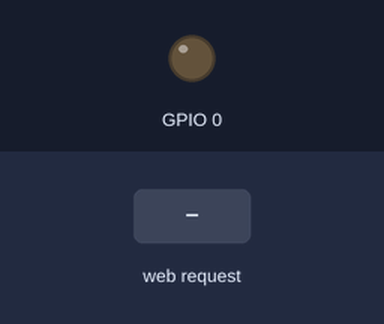
A sketch run on a simulated ESP8266 (NodeMCU). On the bench: output pins drawn as LEDs (lit = HIGH). Inputs (shaded band) come from the test bench. WiFi joins after 1.5 s; servers stay silent unless stated; what the sketch prints to the serial monitor is not drawn.

Above: at 2.7 s.
2.8 s: HTTP request GET /rele_on received
At 3.6 s:
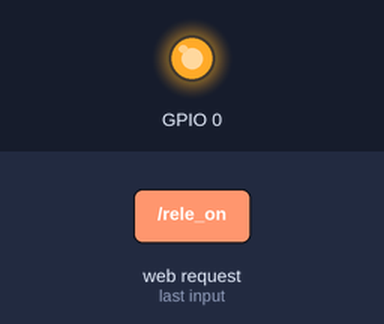
4.3 s: HTTP request GET /rele_off received
At 4.8 s:
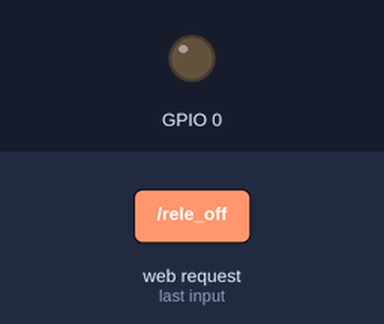
Timing chart, 0 to 7.3 s (numbered marks = the images above; inputs shaded):
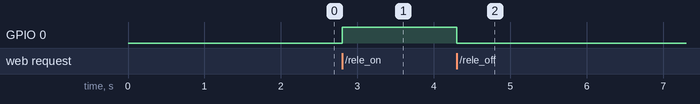

The sketch:

testeMinatel.ino
```cpp
#include <ESP8266WebServer.h>


//Inicializacao so servidor http na porta 80
WiFiServer server(80);
//Status da GPIO
uint8_t status_gpio = 0;

void setup() {

    //Configura a serial
    Serial.begin(115200);
    initWifi();
    //Configura a GPIO como saida
    pinMode(0, OUTPUT);
    //Coloca a GPIO em sinal logico baixo
    digitalWrite(0, LOW);

    //Define o auto connect e o SSID do modo AP
    //Log na serial se conectar
    Serial.println("Conectado");
    //Inicia o webserver de controle da GPIO
    server.begin();
}


void loop() {

  //Aguarda uma nova conexao
  WiFiClient client = server.available();
  if (!client) {
    return;
  }

  Serial.println("Nova conexao requisitada...");

  while(!client.available()){
    delay(1);
  }

  Serial.println("Nova conexao OK...");

  //Le a string enviada pelo cliente
  String req = client.readStringUntil('\r');
  //Mostra a string enviada
  Serial.println(req);
  //Limpa dados/buffer
  client.flush();

  //Trata a string do cliente em busca de comandos
  if (req.indexOf("rele_on") != -1){
    digitalWrite(0, HIGH);
    status_gpio = HIGH;
  } else if (req.indexOf("rele_off") != -1) {
    digitalWrite(0, LOW);
    status_gpio = LOW;
  }
  else {
    Serial.println("Requisicao invalida");
  }

  //Prepara a resposta para o cliente
  String buf = "";
  buf += "HTTP/1.1 200 OK\r\nContent-Type: text/html\r\n\r\n<!DOCTYPE HTML>\r\n";
  buf += "<html lang=\"en\"><head><meta http-equiv=\"refresh\" name=\"viewport\" content=\"10, width=device-width, initial-scale=1, user-scalable=no\"/>\r\n";
  buf += "<title>WebServer ESP8266</title>";
  buf += "<style>.c{text-align: center;} div,input{padding:5px;font-size:1em;} input{width:80%;} body{text-align: center;font-family:verdana;} button{border:0;border-radius:0.3rem;background-color:#1fa3ec;color:#fff;line-height:2.4rem;font-size:1.2rem;width:100%;} .q{float: right;width: 64px;text-align: right;}</style>";
  buf += "</head>";
  buf += "<h3> ESP8266 Web Server</h3>";

  //De acordo com o status da GPIO envia o comando
  if(status_gpio)
    buf += "<div><h4>Lampada</h4><a href=\"?function=rele_off\"><button>Desligar</button></a></div>";
  else
    buf += "<div><h4>Lampada</h4><a href=\"?function=rele_on\"><button>Ligar</button></a></div>";

  buf += "<h4>Criado por Pedro Minatel</h4>";
  buf += "</html>\n";

  //Envia a resposta para o cliente
  client.print(buf);
  client.flush();
  client.stop();

  Serial.println("Cliente desconectado!");
}
```

ConectaWiFi.ino
```cpp
void initWifi() {
  //Configuracao Wifi
  char ssid[] = "Patricia";  //  your network SSID (name)
  char pass[] = "0102030405";       // your network password
  IPAddress ip(192, 168, 5, 200);
  IPAddress gat(192, 168, 5, 1);
  IPAddress sub(255, 255, 255, 0);
  Serial.println("Conectando no Wifi");
  WiFi.config(ip, gat, sub);
  WiFi.begin(ssid, pass);

   while (WiFi.status() != WL_CONNECTED) {
      delay(500);
      Serial.print(".");
   }
  Serial.print("\nWiFi connected, IP address: ");
  Serial.println(WiFi.localIP());
}
```

Measured:
- after the input at 2.8 s, GPIO 0: LOW → HIGH at once
- after the input at 4.3 s, GPIO 0: HIGH → LOW at once
